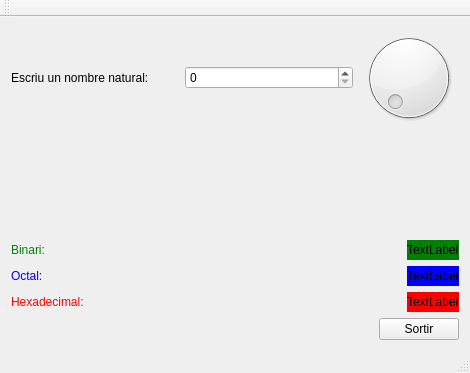
<?xml version="1.0" encoding="UTF-8"?>
<ui version="4.0">
 <class>MainWindow</class>
 <widget class="QMainWindow" name="MainWindow">
  <property name="geometry">
   <rect>
    <x>0</x>
    <y>0</y>
    <width>470</width>
    <height>373</height>
   </rect>
  </property>
  <property name="windowTitle">
   <string>MainWindow</string>
  </property>
  <widget class="QWidget" name="centralWidget">
   <layout class="QVBoxLayout" name="verticalLayout">
    <item>
     <layout class="QHBoxLayout" name="horizontalLayout_2">
      <item>
       <layout class="QHBoxLayout" name="horizontalLayout">
        <item>
         <widget class="QLabel" name="label">
          <property name="text">
           <string>Escriu un nombre natural:</string>
          </property>
         </widget>
        </item>
        <item>
         <widget class="QSpinBox" name="spinBox"/>
        </item>
       </layout>
      </item>
      <item>
       <widget class="QDial" name="dial">
        <property name="sizePolicy">
         <sizepolicy hsizetype="Fixed" vsizetype="Fixed">
          <horstretch>0</horstretch>
          <verstretch>0</verstretch>
         </sizepolicy>
        </property>
        <property name="minimumSize">
         <size>
          <width>75</width>
          <height>75</height>
         </size>
        </property>
       </widget>
      </item>
     </layout>
    </item>
    <item>
     <spacer name="verticalSpacer">
      <property name="orientation">
       <enum>Qt::Vertical</enum>
      </property>
      <property name="sizeHint" stdset="0">
       <size>
        <width>20</width>
        <height>67</height>
       </size>
      </property>
     </spacer>
    </item>
    <item>
     <layout class="QHBoxLayout" name="horizontalLayout_3">
      <item>
       <widget class="QLabel" name="label_2">
        <property name="styleSheet">
         <string notr="true">color: green</string>
        </property>
        <property name="text">
         <string>Binari:</string>
        </property>
       </widget>
      </item>
      <item>
       <spacer name="horizontalSpacer">
        <property name="orientation">
         <enum>Qt::Horizontal</enum>
        </property>
        <property name="sizeHint" stdset="0">
         <size>
          <width>138</width>
          <height>20</height>
         </size>
        </property>
       </spacer>
      </item>
      <item>
       <widget class="QLabel" name="label_5">
        <property name="styleSheet">
         <string notr="true">background-color: green</string>
        </property>
        <property name="text">
         <string>TextLabel</string>
        </property>
       </widget>
      </item>
     </layout>
    </item>
    <item>
     <layout class="QHBoxLayout" name="horizontalLayout_4">
      <item>
       <widget class="QLabel" name="label_3">
        <property name="styleSheet">
         <string notr="true">color: blue</string>
        </property>
        <property name="text">
         <string>Octal:</string>
        </property>
       </widget>
      </item>
      <item>
       <spacer name="horizontalSpacer_2">
        <property name="orientation">
         <enum>Qt::Horizontal</enum>
        </property>
        <property name="sizeHint" stdset="0">
         <size>
          <width>178</width>
          <height>20</height>
         </size>
        </property>
       </spacer>
      </item>
      <item>
       <widget class="QLabel" name="label_6">
        <property name="styleSheet">
         <string notr="true">background-color:blue</string>
        </property>
        <property name="text">
         <string>TextLabel</string>
        </property>
       </widget>
      </item>
     </layout>
    </item>
    <item>
     <layout class="QHBoxLayout" name="horizontalLayout_5">
      <item>
       <widget class="QLabel" name="label_4">
        <property name="styleSheet">
         <string notr="true">color: red</string>
        </property>
        <property name="text">
         <string>Hexadecimal:</string>
        </property>
       </widget>
      </item>
      <item>
       <spacer name="horizontalSpacer_3">
        <property name="orientation">
         <enum>Qt::Horizontal</enum>
        </property>
        <property name="sizeHint" stdset="0">
         <size>
          <width>118</width>
          <height>20</height>
         </size>
        </property>
       </spacer>
      </item>
      <item>
       <widget class="QLabel" name="label_7">
        <property name="styleSheet">
         <string notr="true">background-color:red</string>
        </property>
        <property name="text">
         <string>TextLabel</string>
        </property>
       </widget>
      </item>
     </layout>
    </item>
    <item>
     <layout class="QHBoxLayout" name="horizontalLayout_6">
      <item>
       <spacer name="horizontalSpacer_4">
        <property name="orientation">
         <enum>Qt::Horizontal</enum>
        </property>
        <property name="sizeHint" stdset="0">
         <size>
          <width>288</width>
          <height>20</height>
         </size>
        </property>
       </spacer>
      </item>
      <item>
       <widget class="QPushButton" name="pushButton">
        <property name="text">
         <string>Sortir</string>
        </property>
       </widget>
      </item>
     </layout>
    </item>
   </layout>
  </widget>
  <widget class="QMenuBar" name="menuBar">
   <property name="geometry">
    <rect>
     <x>0</x>
     <y>0</y>
     <width>470</width>
     <height>22</height>
    </rect>
   </property>
  </widget>
  <widget class="QToolBar" name="mainToolBar">
   <attribute name="toolBarArea">
    <enum>TopToolBarArea</enum>
   </attribute>
   <attribute name="toolBarBreak">
    <bool>false</bool>
   </attribute>
  </widget>
  <widget class="QStatusBar" name="statusBar"/>
 </widget>
 <layoutdefault spacing="6" margin="11"/>
 <resources/>
 <connections>
  <connection>
   <sender>dial</sender>
   <signal>sliderMoved(int)</signal>
   <receiver>spinBox</receiver>
   <slot>setValue(int)</slot>
   <hints>
    <hint type="sourcelabel">
     <x>403</x>
     <y>98</y>
    </hint>
    <hint type="destinationlabel">
     <x>222</x>
     <y>109</y>
    </hint>
   </hints>
  </connection>
  <connection>
   <sender>spinBox</sender>
   <signal>valueChanged(int)</signal>
   <receiver>dial</receiver>
   <slot>setValue(int)</slot>
   <hints>
    <hint type="sourcelabel">
     <x>235</x>
     <y>102</y>
    </hint>
    <hint type="destinationlabel">
     <x>372</x>
     <y>70</y>
    </hint>
   </hints>
  </connection>
  <connection>
   <sender>pushButton</sender>
   <signal>clicked(bool)</signal>
   <receiver>MainWindow</receiver>
   <slot>close()</slot>
   <hints>
    <hint type="sourcelabel">
     <x>413</x>
     <y>329</y>
    </hint>
    <hint type="destinationlabel">
     <x>287</x>
     <y>329</y>
    </hint>
   </hints>
  </connection>
 </connections>
</ui>
